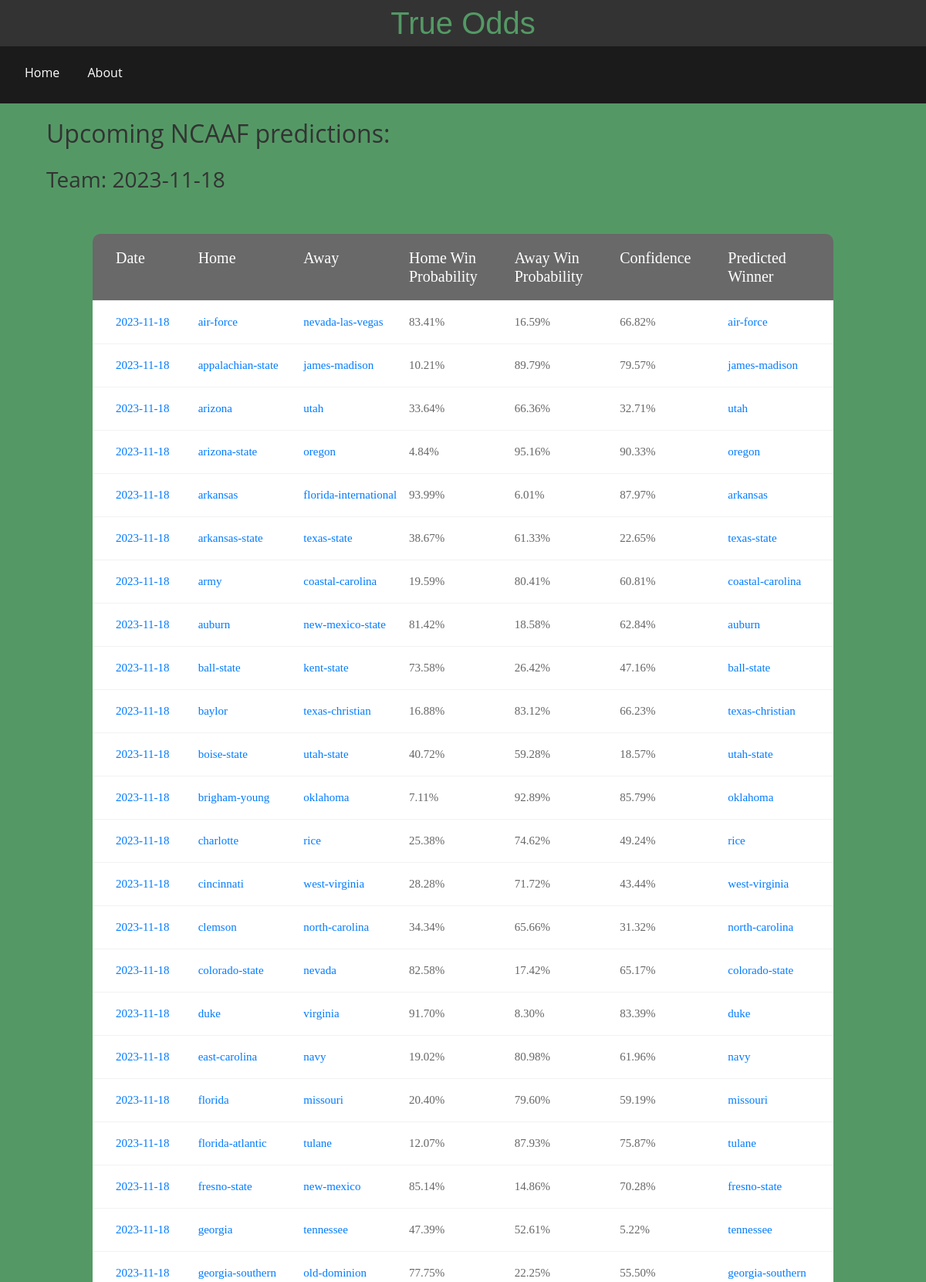
Page /day/2023-11-18 (upper part) on the committed database.
### true_odds/models.py (models this page shows)
class Game(db.Model):
    index = db.Column(db.Integer(), primary_key=True, autoincrement=True)
    date = db.Column(db.String(20))
    A = db.Column(db.String(30))  # Adjust the type and length accordingly
    B = db.Column(db.String(30))
    A_win = db.Column(db.Float)
    B_win = db.Column(db.Float)
    ABS_diff = db.Column(db.Float)
    prediction = db.Column(db.String(30))

### true_odds/routes.py (the view)
@app.route('/day/<date>')
def date_page(date):
    date_db = Game.query.filter(Game.date == date)
    return render_template('team_preds.html', name=date, table=date_db)

### true_odds/templates/team_preds.html
{% extends 'pred.html' %}
{% block subsearch %}
Team: {{name}}
{% endblock %}

### true_odds/templates/pred.html (shortened to what this page needs)
{% extends 'base.html' %}
{% block body %}
<div class="page-title">
    <h2>
        Upcoming NCAAF predictions:
    </h2>
    <br>
    <h3>
        {% block subsearch %}{% endblock %}
    </h3>
</div>
<div class="limiter">
    <div class="container-table100">
        <div class="wrap-table100">
            <div class="table">
                <div class="row header">
                    <div class="cell">Date</div>
                    <div class="cell">Home</div>
                    <div class="cell">Away</div>
                    <div class="cell">Home Win Probability</div>
                    <div class="cell">Away Win Probability</div>
                    <div class="cell">Confidence</div>
                    <div class="cell">Predicted Winner</div>
                </div>
                {% for row in table %}
                <div class="row">
                    <div class="cell"><a href="{{ url_for('date_page', date=row.date) }}">{{row.date}}</a></div>
                    <div class="cell"><a href="{{ url_for('team_page', teamname=row.A) }}">{{row.A}}</a></div>
                    <div class="cell"><a href="{{ url_for('team_page', teamname=row.B) }}">{{row.B}}</a></div>
                    <div class="cell">{{ '{:.2%}'.format(row.A_win) }}</div>
                    <div class="cell">{{ '{:.2%}'.format(row.B_win) }}</div>
                    <div class="cell">{{ '{:.2%}'.format(row.ABS_diff) }}</div>
                    <div class="cell"><a href="{{ url_for('team_page', teamname=row.prediction) }}">{{ row.prediction }}</a></div>
                </div>
                {% endfor %}
            </div>
        </div>
    </div>
</div>
{% endblock %}

### true_odds/static/CSS/main-v0.2.css (style rules this page uses)
* { margin: 0px; padding: 0px; box-sizing: border-box; }
body, html { height: 100%; background-color: #333; color: #fff; font-family: 'Open Sans', sans-serif; }
a { margin: 0px; transition: all 0.4s; -webkit-transition: all 0.4s; -o-transition: all 0.4s; -moz-transition: all 0.4s; }
h1,h2,h3,h4,h5,h6 { margin: 0px; }
.limiter { width: 100%; margin: 0 auto; margin-top: 0%; }
.container-table100 { width: 100%; background: #549965; display: -webkit-box; display: -webkit-flex; display: -moz-box; display: -ms-flexbox; display: flex; align-items: center; justify-content: center; flex-wrap: wrap; padding: 33px 30px; }
.page-title { width: 100%; background: #549965; padding: 20px 5%; color: #333; }
.wrap-table100 { width: 960px; border-radius: 10px; overflow: hidden; }
.table { width: 100%; display: table; margin: 0; }
.row { display: table-row; background: #fff; }
.row.header { color: #ffffff; background: #696969; }
.cell { display: table-cell; }
.row .cell { font-family: Poppins-Regular; font-size: 15px; color: #666666; line-height: 1.0; font-weight: unset !important; width: 90px; padding-top: 20px; padding-bottom: 20px; border-bottom: 1px solid #f2f2f2; }
.row.header .cell { font-family: Poppins-Regular; font-size: 20px; color: #fff; line-height: 1.2; font-weight: unset !important; padding-top: 19px; padding-bottom: 19px; }
.row .cell:nth-child(1) { padding-left: 30px; }
.table, .row { width: 100% !important; }

### rows in the picture
Game: date "2023-11-18", A "air-force", B "nevada-las-vegas", A_win "83.41%", B_win "16.59%", ABS_diff "66.82%", prediction "air-force"
Game: date "2023-11-18", A "appalachian-state", B "james-madison", A_win "10.21%", B_win "89.79%", ABS_diff "79.57%", prediction "james-madison"
Game: date "2023-11-18", A "arizona", B "utah", A_win "33.64%", B_win "66.36%", ABS_diff "32.71%", prediction "utah"
Game: date "2023-11-18", A "arizona-state", B "oregon", A_win "4.84%", B_win "95.16%", ABS_diff "90.33%", prediction "oregon"
Game: date "2023-11-18", A "arkansas", B "florida-international", A_win "93.99%", B_win "6.01%", ABS_diff "87.97%", prediction "arkansas"
Game: date "2023-11-18", A "arkansas-state", B "texas-state", A_win "38.67%", B_win "61.33%", ABS_diff "22.65%", prediction "texas-state"
Game: date "2023-11-18", A "army", B "coastal-carolina", A_win "19.59%", B_win "80.41%", ABS_diff "60.81%", prediction "coastal-carolina"
Game: date "2023-11-18", A "auburn", B "new-mexico-state", A_win "81.42%", B_win "18.58%", ABS_diff "62.84%", prediction "auburn"
Game: date "2023-11-18", A "ball-state", B "kent-state", A_win "73.58%", B_win "26.42%", ABS_diff "47.16%", prediction "ball-state"
Game: date "2023-11-18", A "baylor", B "texas-christian", A_win "16.88%", B_win "83.12%", ABS_diff "66.23%", prediction "texas-christian"
Game: date "2023-11-18", A "boise-state", B "utah-state", A_win "40.72%", B_win "59.28%", ABS_diff "18.57%", prediction "utah-state"
Game: date "2023-11-18", A "brigham-young", B "oklahoma", A_win "7.11%", B_win "92.89%", ABS_diff "85.79%", prediction "oklahoma"
Game: date "2023-11-18", A "charlotte", B "rice", A_win "25.38%", B_win "74.62%", ABS_diff "49.24%", prediction "rice"
Game: date "2023-11-18", A "cincinnati", B "west-virginia", A_win "28.28%", B_win "71.72%", ABS_diff "43.44%", prediction "west-virginia"
Game: date "2023-11-18", A "clemson", B "north-carolina", A_win "34.34%", B_win "65.66%", ABS_diff "31.32%", prediction "north-carolina"
Game: date "2023-11-18", A "colorado-state", B "nevada", A_win "82.58%", B_win "17.42%", ABS_diff "65.17%", prediction "colorado-state"
Game: date "2023-11-18", A "duke", B "virginia", A_win "91.70%", B_win "8.30%", ABS_diff "83.39%", prediction "duke"
Game: date "2023-11-18", A "east-carolina", B "navy", A_win "19.02%", B_win "80.98%", ABS_diff "61.96%", prediction "navy"
Game: date "2023-11-18", A "florida", B "missouri", A_win "20.40%", B_win "79.60%", ABS_diff "59.19%", prediction "missouri"
Game: date "2023-11-18", A "florida-atlantic", B "tulane", A_win "12.07%", B_win "87.93%", ABS_diff "75.87%", prediction "tulane"
Game: date "2023-11-18", A "fresno-state", B "new-mexico", A_win "85.14%", B_win "14.86%", ABS_diff "70.28%", prediction "fresno-state"
Game: date "2023-11-18", A "georgia", B "tennessee", A_win "47.39%", B_win "52.61%", ABS_diff "5.22%", prediction "tennessee"
Game: date "2023-11-18", A "georgia-southern", B "old-dominion", A_win "77.75%", B_win "22.25%", ABS_diff "55.50%", prediction "georgia-southern"

### other values in the picture
{{ name }} "2023-11-18"
